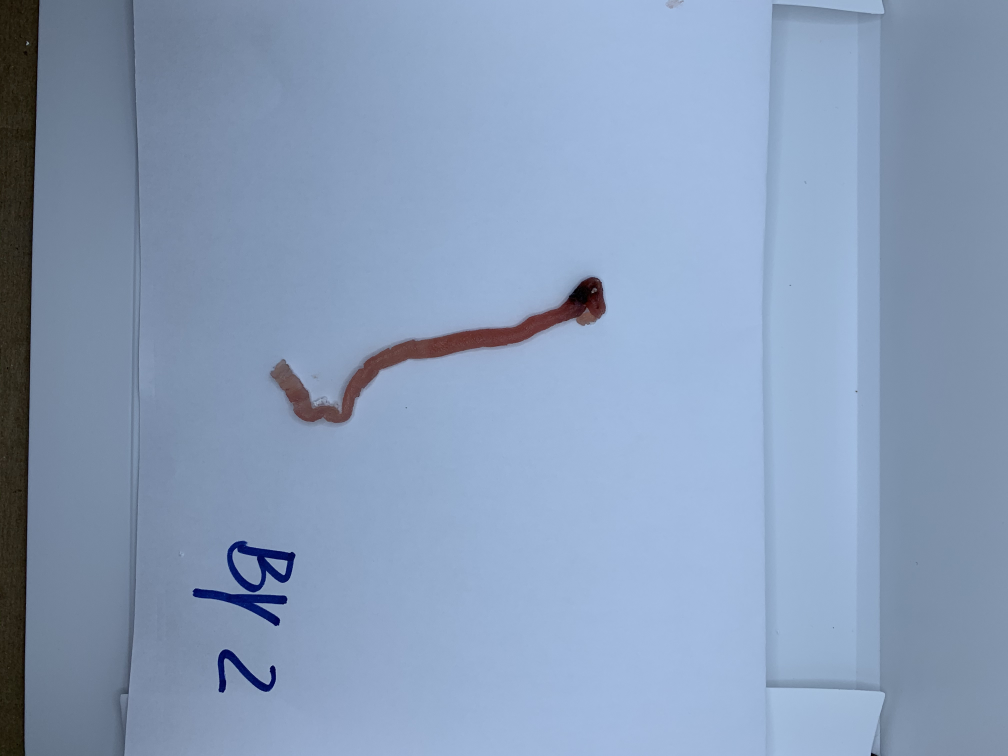
#> input picture img.JPG, 4032 x 3024 px, found by its file name (shown at 1/4 size)
$ python teste.py
#> lines starting #> are read from the running program, lines starting #| are printed output that depends on the picture; after the words box and inside, x2 and y2 are one past the last pixel; in counts of white or black regions, pixels touching at a corner belong together
import cv2
import numpy as np

img = cv2.imread('img.jpg')
#> img is the input picture: shape (3024, 4032, 3); mean B, G, R 184.6, 156.2, 136.5

hsv = cv2.cvtColor(img, cv2.COLOR_BGR2HSV)
#> hsv: shape (3024, 4032, 3); mean H, S, V 105, 70.1, 185.5

#Red color rangle  169, 100, 100 , 189, 255, 255

lower_range = np.array([150, 40, 40])
upper_range = np.array([189, 255, 255])

mask = cv2.inRange(hsv, lower_range, upper_range)
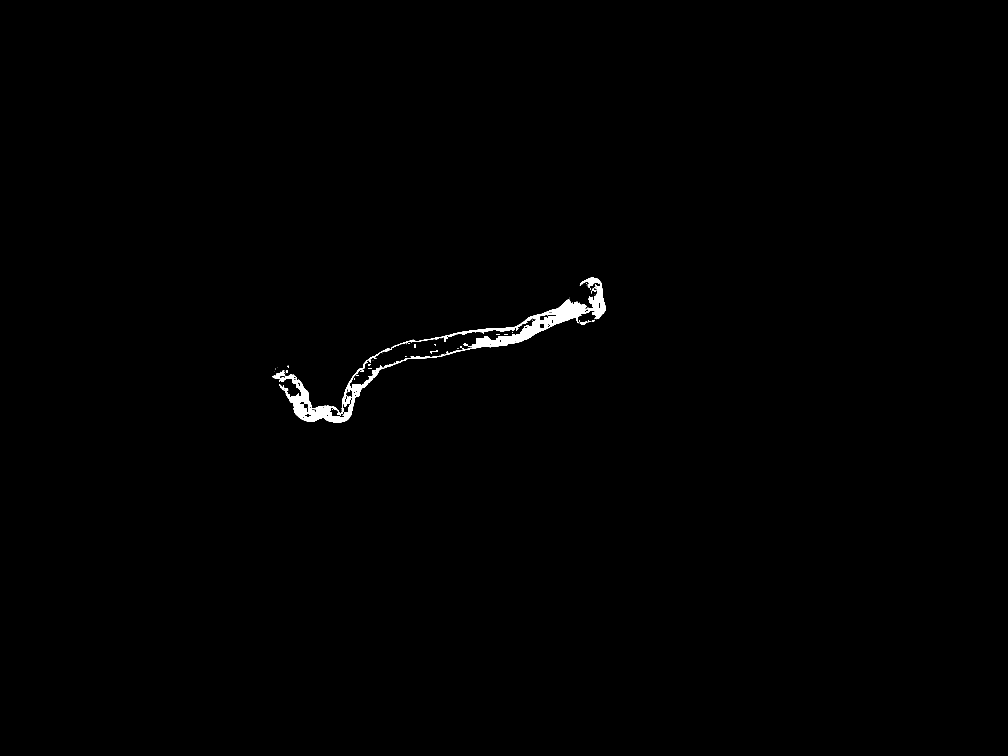
#> mask: shape (3024, 4032) (shown at 1/4 size); 0.46% white; 95 white regions (71 under 20 px), largest, box (x1, y1, x2, y2) and area: (1089, 1110, 2422, 1691) 54146, (2320, 1285, 2349, 1299) 204, (1720, 1402, 1752, 1414) 160

img = cv2.resize(img, (600, 400))
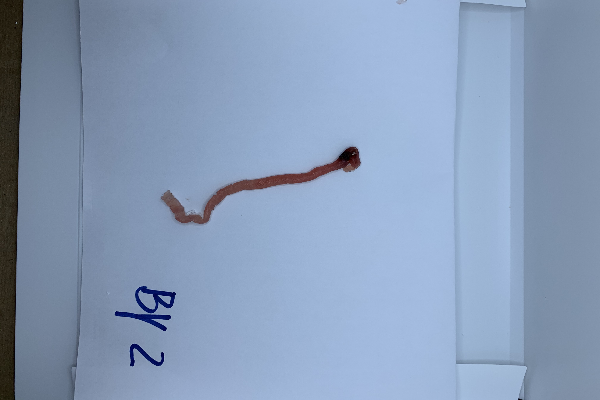
#> img: shape (400, 600, 3); mean B, G, R 184.5, 156.1, 136.4
mask = cv2.resize(mask, (600, 400))
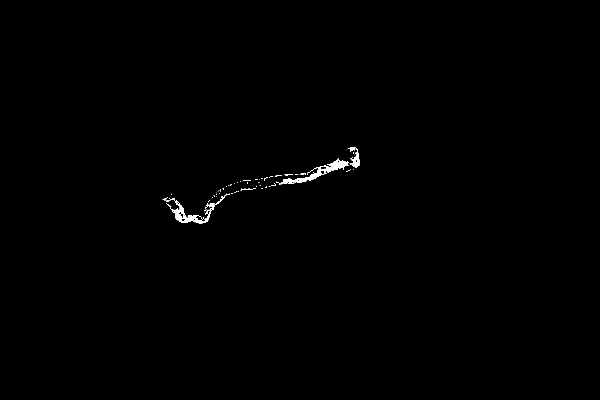
#> mask: shape (400, 600); min 0, max 255, mean 1.2

#cv2.imshow('image', img)
cv2.imshow('mask', mask)


cv2.waitKey(0)
cv2.destroyAllWindows()

$ run again, with Imagem19.JPG copied over img.JPG
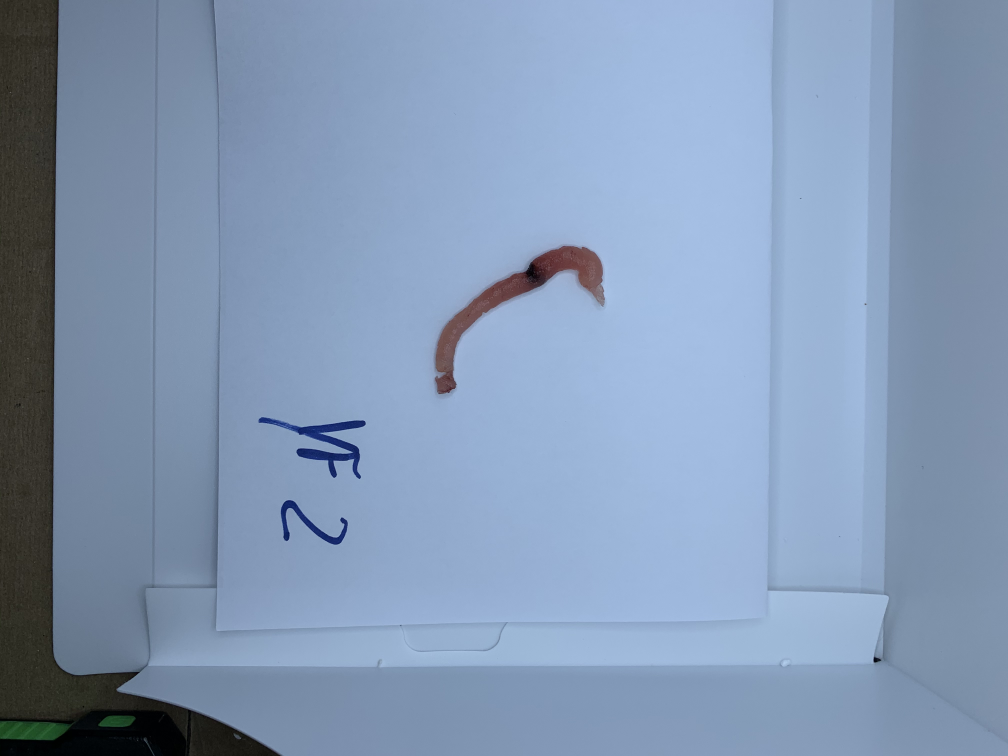
#> input picture Imagem19.JPG, 4032 x 3024 px, found by its file name (shown at 1/4 size)
#> img is the input picture: shape (3024, 4032, 3); mean B, G, R 180.4, 152.3, 131.8
#> hsv: shape (3024, 4032, 3); mean H, S, V 102.6, 71.3, 181.3
#> `mask = cv2.inRange(hsv, lower_range, upper_range)`:
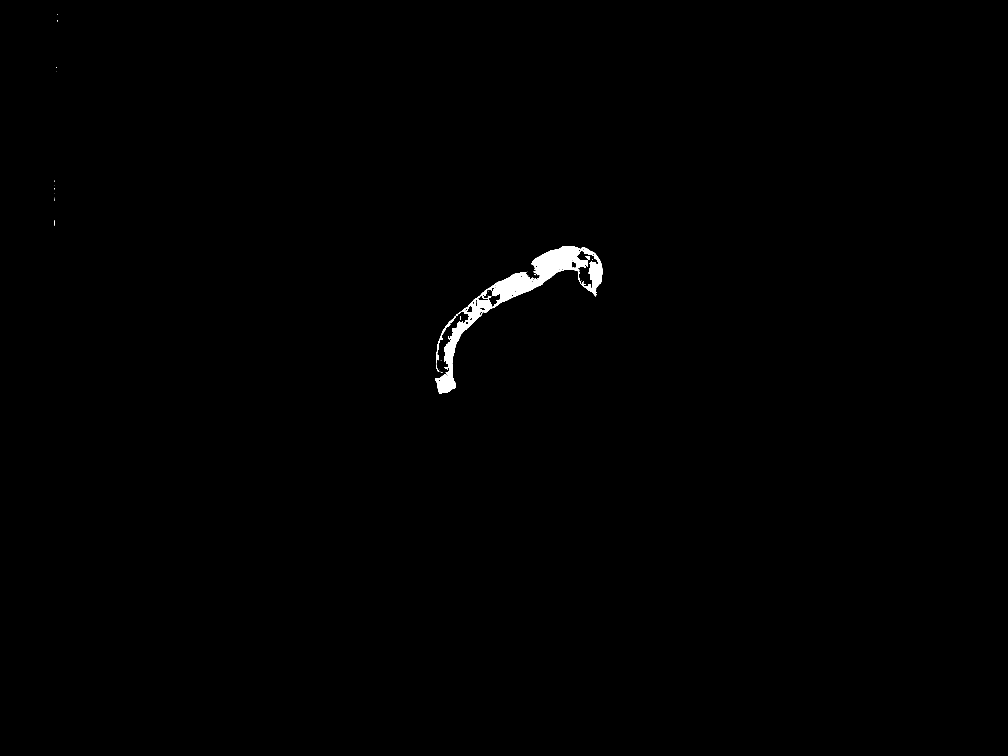
#> mask: shape (3024, 4032) (shown at 1/4 size); 0.46% white; 59 white regions (49 under 20 px), largest, box (x1, y1, x2, y2) and area: (1742, 985, 2410, 1575) 55361, (1752, 1420, 1756, 1441) 73, (1840, 1264, 1844, 1280) 63
#> img: shape (400, 600, 3)
#> `mask = cv2.resize(mask, (600, 400))`:
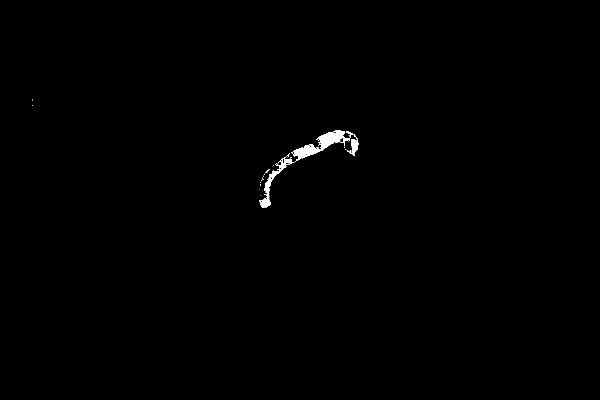
#> mask: shape (400, 600); min 0, max 255, mean 1.2

$ run again, with Imagem28.JPG copied over img.JPG
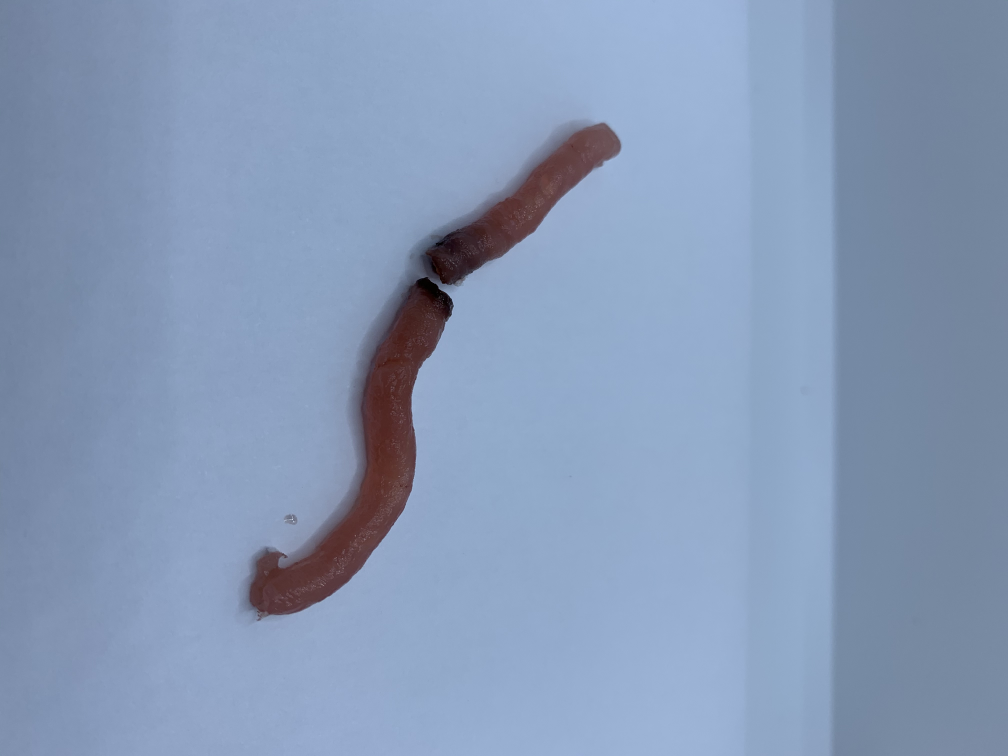
#> input picture Imagem28.JPG, 4032 x 3024 px, found by its file name (shown at 1/4 size)
#> img is the input picture: shape (3024, 4032, 3); mean B, G, R 183.2, 153.8, 134.8
#> hsv: shape (3024, 4032, 3); mean H, S, V 108.1, 70.5, 184.2
#> `mask = cv2.inRange(hsv, lower_range, upper_range)`:
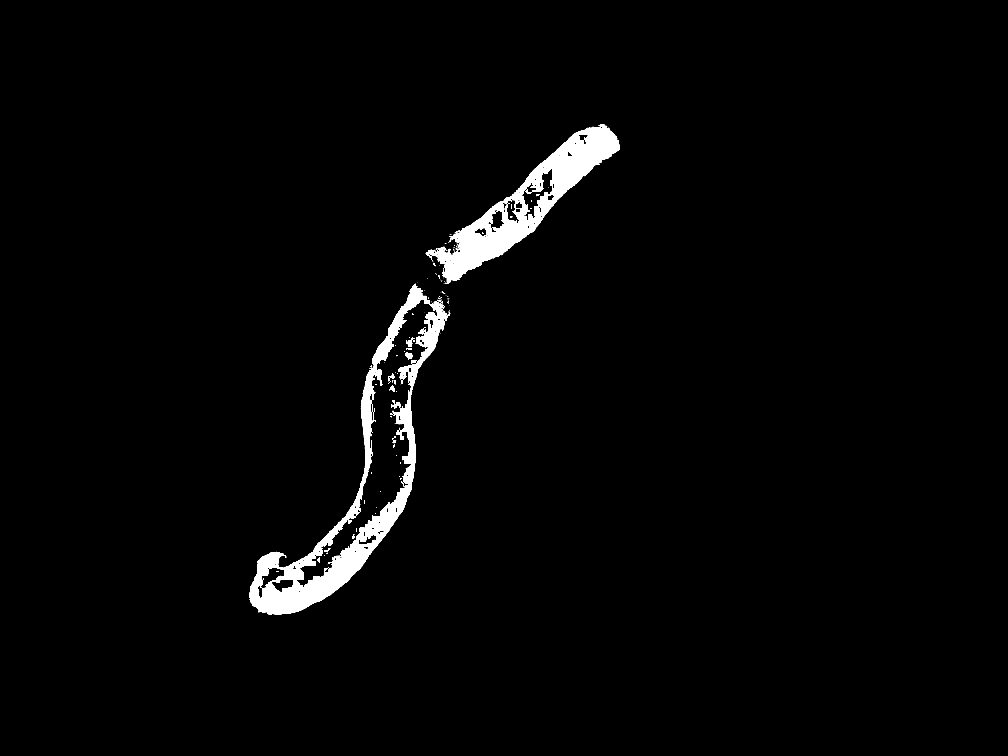
#> mask: shape (3024, 4032) (shown at 1/4 size); 2.2% white; 242 white regions (192 under 20 px), largest, box (x1, y1, x2, y2) and area: (999, 1134, 1801, 2458) 150728, (1703, 496, 2479, 1135) 111508, (1620, 1408, 1649, 1440) 497
#> img: shape (400, 600, 3)
#> `mask = cv2.resize(mask, (600, 400))`:
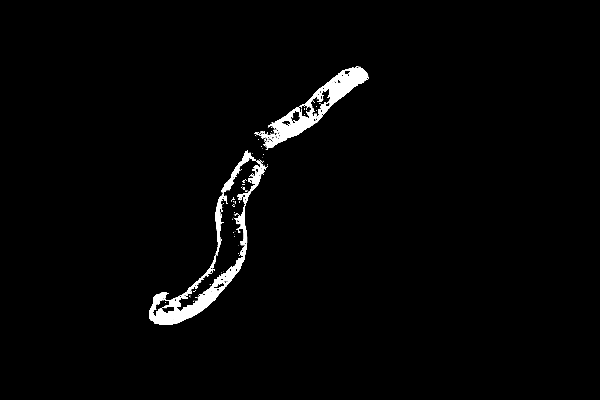
#> mask: shape (400, 600); min 0, max 255, mean 5.6
